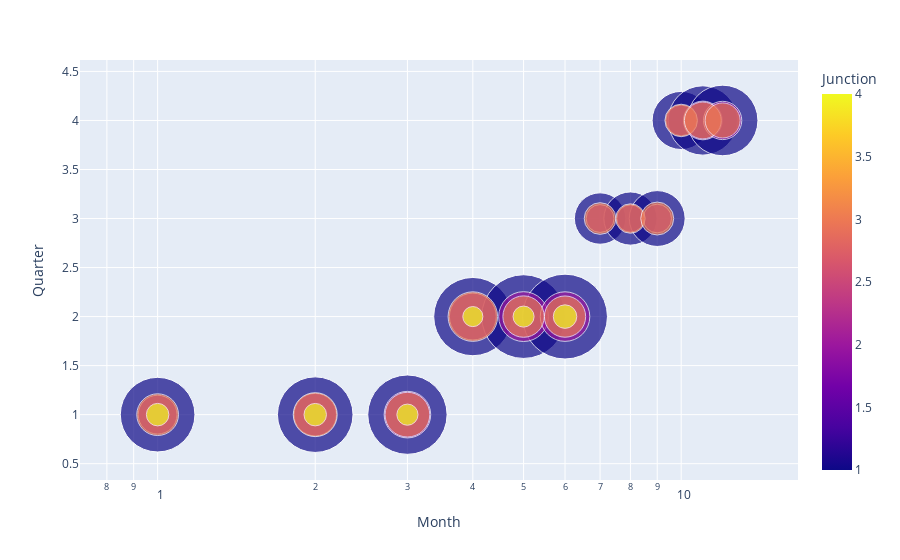

Write notebook code for a chart like this one.
### Code cell
fig = px.scatter(bubble, x="Month", y="Quarter", size="Vehicles", color="Junction",
                 hover_name="Junction", log_x=True, size_max=60)
fig.show()

### Figure 1 — Plotly figure (JSON) as saved in the notebook; plotly's stock layout.template omitted (floating-point values rounded to 4 significant figures)
{"data": [{"hovertemplate": "<b>%{hovertext}</b><br><br>Month=%{x}<br>Quarter=%{y}<br>Vehicles=%{marker.size}<br>Junction=%{marker.color}<extra></extra>", "hovertext": [1.0, 1.0, 1.0, 1.0, 1.0, 1.0, 1.0, 1.0, 1.0, 1.0, 1.0, 1.0, 2.0, 2.0, 2.0, 2.0, 2.0, 2.0, 2.0, 2.0, 2.0, 2.0, 2.0, 2.0, 3.0, 3.0, 3.0, 3.0, 3.0, 3.0, 3.0, 3.0, 3.0, 3.0, 3.0, 3.0, 4.0, 4.0, 4.0, 4.0, 4.0, 4.0], "legendgroup": "", "marker": {"color": [1, 1, 1, 1, 1, 1, 1, 1, 1, 1, 1, 1, 2, 2, 2, 2, 2, 2, 2, 2, 2, 2, 2, 2, 3, 3, 3, 3, 3, 3, 3, 3, 3, 3, 3, 3, 4, 4, 4, 4, 4, 4], "coloraxis": "coloraxis", "size": [61379, 62929, 69326, 67486, 77227, 79314, 29111, 31185, 34374, 37224, 52958, 54899, 16618, 19881, 23931, 24247, 27326, 27064, 8582, 8237, 9065, 10383, 16466, 16183, 19165, 21294, 21978, 27063, 18861, 18727, 11049, 9540, 11954, 11655, 14964, 13573, 5578, 5564, 4931, 4454, 4877, 6097], "sizemode": "area", "sizeref": 22.03, "symbol": "circle"}, "mode": "markers", "name": "", "orientation": "v", "showlegend": false, "x": [1, 2, 3, 4, 5, 6, 7, 8, 9, 10, 11, 12, 1, 2, 3, 4, 5, 6, 7, 8, 9, 10, 11, 12, 1, 2, 3, 4, 5, 6, 7, 8, 9, 10, 11, 12, 1, 2, 3, 4, 5, 6], "xaxis": "x", "y": [1, 1, 1, 2, 2, 2, 3, 3, 3, 4, 4, 4, 1, 1, 1, 2, 2, 2, 3, 3, 3, 4, 4, 4, 1, 1, 1, 2, 2, 2, 3, 3, 3, 4, 4, 4, 1, 1, 1, 2, 2, 2], "yaxis": "y", "type": "scatter"}], "layout": {"xaxis": {"anchor": "y", "domain": [0.0, 1.0], "title": {"text": "Month"}, "type": "log"}, "yaxis": {"anchor": "x", "domain": [0.0, 1.0], "title": {"text": "Quarter"}}, "coloraxis": {"colorbar": {"title": {"text": "Junction"}}, "colorscale": [[0.0, "#0d0887"], [0.1111, "#46039f"], [0.2222, "#7201a8"], [0.3333, "#9c179e"], [0.4444, "#bd3786"], [0.5556, "#d8576b"], [0.6667, "#ed7953"], [0.7778, "#fb9f3a"], [0.8889, "#fdca26"], [1.0, "#f0f921"]]}, "legend": {"tracegroupgap": 0, "itemsizing": "constant"}, "margin": {"t": 60}}}
